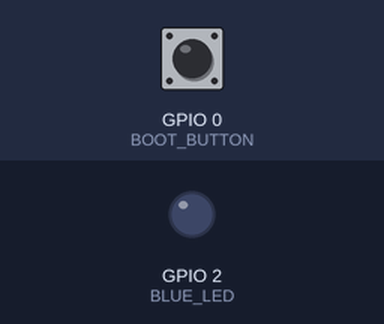
A sketch run on a simulated ESP32. Parts: output pins drawn as LEDs (lit = HIGH). The test bench sets the inputs (shaded band); at power-on: GPIO 0 (BOOT_BUTTON) HIGH. What the sketch prints to the serial monitor is not drawn.

Above: at 1.7 s.
1.8 s: GPIO 0 (BOOT_BUTTON) pulled LOW for 0.15 s
At 2.3 s:
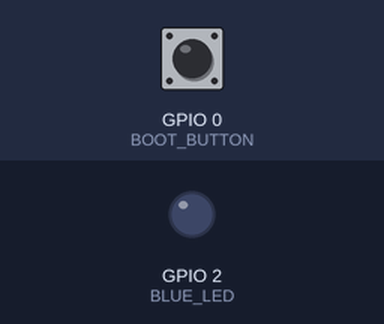
3.4 s: GPIO 0 (BOOT_BUTTON) pulled LOW for 1 s
At 5.9 s:
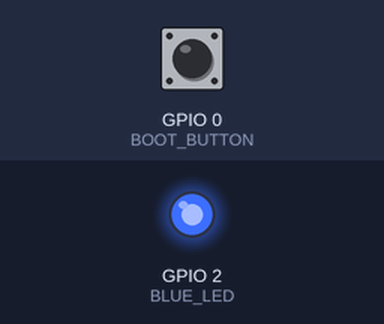
6.4 s: GPIO 0 (BOOT_BUTTON) pulled LOW for 3.2 s
At 7.4 s:
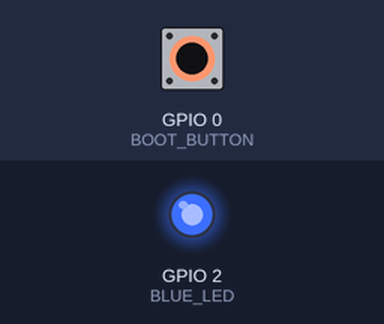
Timing chart, 0 to 9.4 s (numbered marks = the images above; inputs shaded):
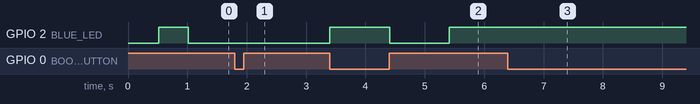

The sketch:

hello_freenove.ino
```cpp
// hello_freenove — Freenove ESP32 WROOM ボードの動作確認 (配線なし)
// ・シリアルモニタ (115200bps) にチップの情報と MAC アドレスを表示する
// ・基板の青い LED (IO2) を 1 秒ごとに点滅させる
// ・フルカラー LED (WS2812, IO16) を 赤 → 緑 → 青 → 白 と順に光らせる
// ・BOOT ボタン (IO0) を押すと色送りを止める / また動かす
// ボード: ESP32 Dev Module / ESP32 Arduino core 3.1 以降 (rgbLedWrite はボードパッケージの関数。ライブラリは要らない)

const int BLUE_LED = 2;              // 基板の青い LED。H で点く
const int RGB_LED = 16;              // 基板のフルカラー LED (WS2812)
const int BOOT_BUTTON = 0;           // 押すと LOW
const uint8_t BRIGHT = 20;           // 0〜255。WS2812 は 255 だと目に痛いほど明るい

const uint8_t COLORS[][3] = {
  {BRIGHT, 0, 0}, {0, BRIGHT, 0}, {0, 0, BRIGHT}, {BRIGHT, BRIGHT, BRIGHT},
};
const char* COLOR_NAME[] = {"赤", "緑", "青", "白"};
const int N_COLORS = 4;

int colorIndex = 0;
bool running = true;
bool lastPressed = false;
unsigned long lastStepMs = 0;

void showColor(int i) {
  rgbLedWrite(RGB_LED, COLORS[i][0], COLORS[i][1], COLORS[i][2]);
  digitalWrite(BLUE_LED, (i % 2 == 0) ? HIGH : LOW);
  Serial.printf("RGB LED: %s\n", COLOR_NAME[i]);
}

void setup() {
  Serial.begin(115200);
  delay(500);
  pinMode(BLUE_LED, OUTPUT);
  pinMode(BOOT_BUTTON, INPUT_PULLUP);

  Serial.println();
  Serial.println("=== hello, Freenove ESP32 ===");
  Serial.printf("chip    : %s rev %d, %d core(s)\n",
                ESP.getChipModel(), ESP.getChipRevision(), ESP.getChipCores());
  Serial.printf("flash   : %lu KB\n", (unsigned long)(ESP.getFlashChipSize() / 1024));
  uint64_t mac = ESP.getEfuseMac();
  Serial.printf("mac     : %02X:%02X:%02X:%02X:%02X:%02X\n",
                (int)(mac & 0xFF), (int)((mac >> 8) & 0xFF), (int)((mac >> 16) & 0xFF),
                (int)((mac >> 24) & 0xFF), (int)((mac >> 32) & 0xFF), (int)((mac >> 40) & 0xFF));
  Serial.println("MAC アドレスは 1 台ずつ違う。紙に書いてボードに貼っておくと、あとで見分けられる");
  showColor(colorIndex);
}

void loop() {
  bool pressed = (digitalRead(BOOT_BUTTON) == LOW);
  if (pressed && !lastPressed) {
    running = !running;
    Serial.println(running ? "色送り: 再開" : "色送り: 停止");
  }
  lastPressed = pressed;

  if (running && millis() - lastStepMs >= 1000) {
    lastStepMs = millis();
    colorIndex = (colorIndex + 1) % N_COLORS;
    showColor(colorIndex);
  }
  delay(20);
}
```

Measured:
- after the input at 1.8 s, GPIO 2 (BLUE_LED): stays LOW (without the input it goes to HIGH after 0.22 s)
- after the input at 3.4 s, GPIO 2 (BLUE_LED): LOW → HIGH at once, → LOW 1.0 s later, → HIGH 1.0 s later
- after the input at 6.4 s, GPIO 2 (BLUE_LED): stops changing and stays HIGH
